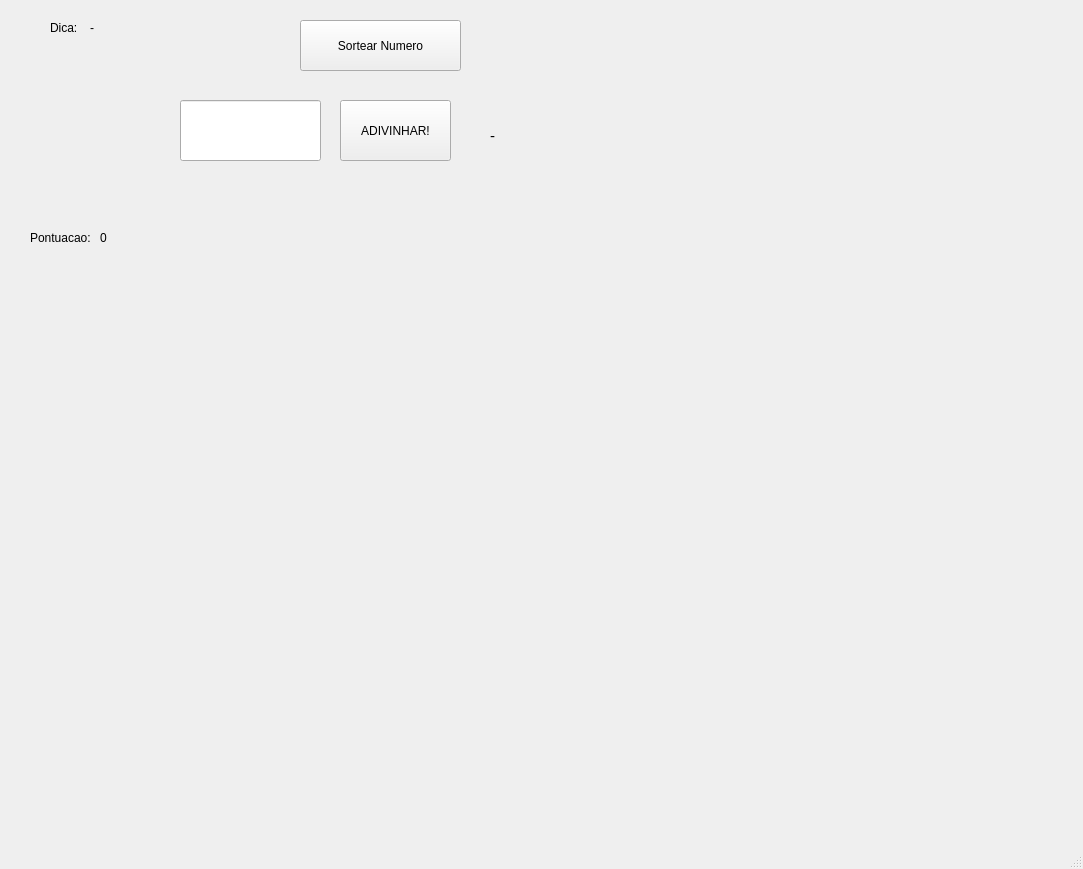
<?xml version="1.0" encoding="UTF-8"?>
<ui version="4.0">
 <class>MainWindow</class>
 <widget class="QMainWindow" name="MainWindow">
  <property name="geometry">
   <rect>
    <x>0</x>
    <y>0</y>
    <width>1083</width>
    <height>869</height>
   </rect>
  </property>
  <property name="windowTitle">
   <string>MainWindow</string>
  </property>
  <widget class="QWidget" name="centralwidget">
   <widget class="QPushButton" name="pushButton_Adivinha">
    <property name="geometry">
     <rect>
      <x>340</x>
      <y>100</y>
      <width>111</width>
      <height>61</height>
     </rect>
    </property>
    <property name="text">
     <string>ADIVINHAR!</string>
    </property>
   </widget>
   <widget class="QLineEdit" name="lineEdit">
    <property name="geometry">
     <rect>
      <x>180</x>
      <y>100</y>
      <width>141</width>
      <height>61</height>
     </rect>
    </property>
    <property name="font">
     <font>
      <pointsize>16</pointsize>
     </font>
    </property>
    <property name="text">
     <string/>
    </property>
   </widget>
   <widget class="QLabel" name="label">
    <property name="geometry">
     <rect>
      <x>50</x>
      <y>20</y>
      <width>31</width>
      <height>16</height>
     </rect>
    </property>
    <property name="text">
     <string>Dica:</string>
    </property>
   </widget>
   <widget class="QLabel" name="label_dica">
    <property name="geometry">
     <rect>
      <x>90</x>
      <y>20</y>
      <width>201</width>
      <height>16</height>
     </rect>
    </property>
    <property name="text">
     <string>-</string>
    </property>
   </widget>
   <widget class="QLabel" name="label_MaOuMe">
    <property name="geometry">
     <rect>
      <x>490</x>
      <y>110</y>
      <width>401</width>
      <height>51</height>
     </rect>
    </property>
    <property name="font">
     <font>
      <pointsize>11</pointsize>
     </font>
    </property>
    <property name="text">
     <string>-</string>
    </property>
   </widget>
   <widget class="QLabel" name="label_2">
    <property name="geometry">
     <rect>
      <x>30</x>
      <y>230</y>
      <width>71</width>
      <height>16</height>
     </rect>
    </property>
    <property name="text">
     <string>Pontuacao:</string>
    </property>
   </widget>
   <widget class="QLabel" name="label_ponto">
    <property name="geometry">
     <rect>
      <x>100</x>
      <y>230</y>
      <width>49</width>
      <height>16</height>
     </rect>
    </property>
    <property name="text">
     <string>0</string>
    </property>
   </widget>
   <widget class="QPushButton" name="pushButton_sortear">
    <property name="geometry">
     <rect>
      <x>300</x>
      <y>20</y>
      <width>161</width>
      <height>51</height>
     </rect>
    </property>
    <property name="text">
     <string>Sortear Numero</string>
    </property>
   </widget>
  </widget>
  <widget class="QMenuBar" name="menubar">
   <property name="geometry">
    <rect>
     <x>0</x>
     <y>0</y>
     <width>1083</width>
     <height>21</height>
    </rect>
   </property>
  </widget>
  <widget class="QStatusBar" name="statusbar"/>
 </widget>
 <resources/>
 <connections/>
</ui>
